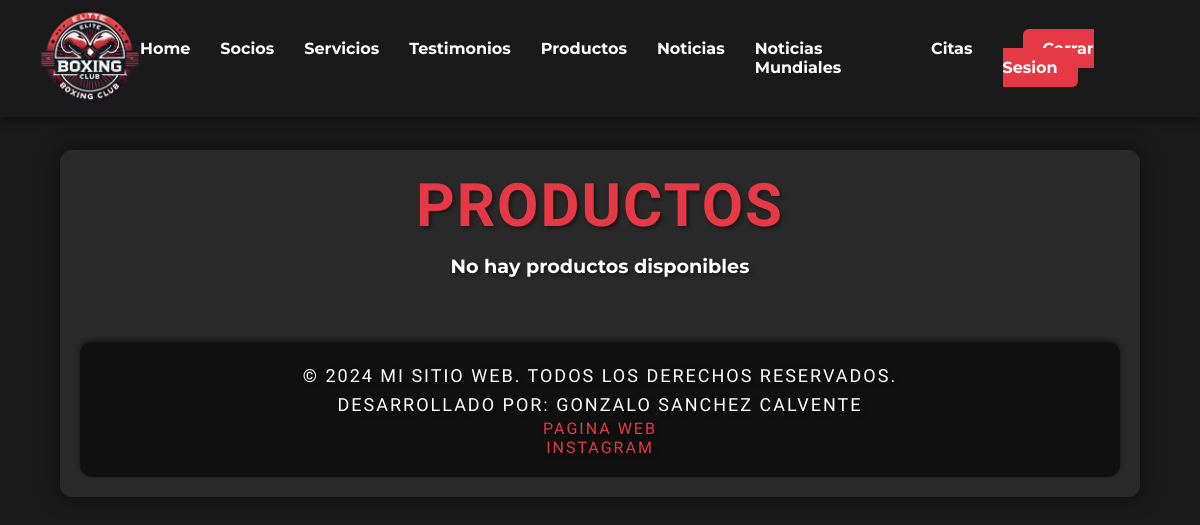
The app's page /productos.php (signed in), older data.
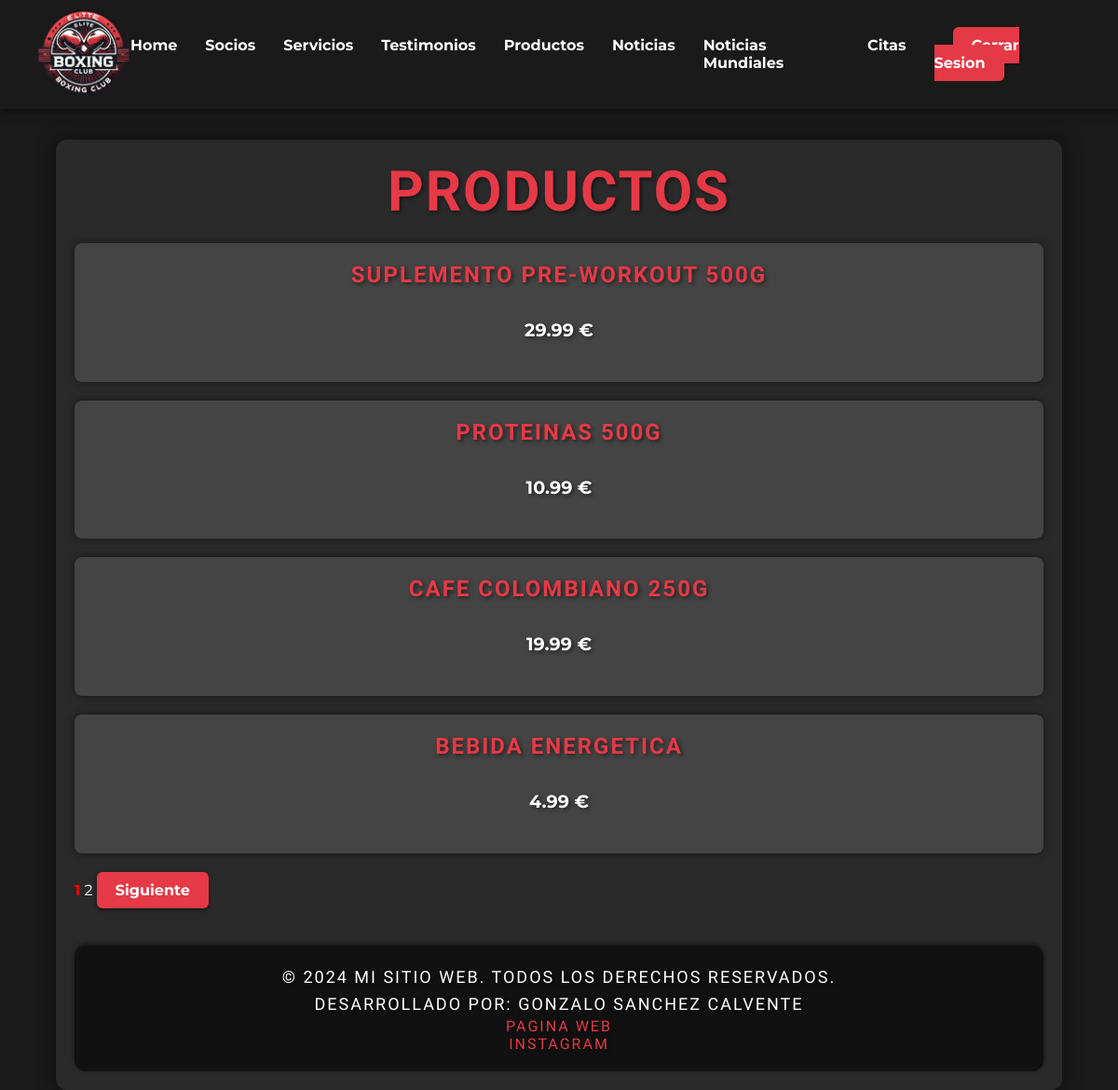
The same page, newer data.
### tables this page shows
CREATE TABLE productos (
    id INT AUTO_INCREMENT PRIMARY KEY,
    nombre VARCHAR(255) NOT NULL,
    precio DECIMAL(10, 2) NOT NULL
);

### src/php/mostrarProductos.php (the view, shortened to what this page needs)
<?php
require_once("conexion.php");
$productosPorPagina = 4;
$paginaActual = isset($_GET['pagina']) ? (int) $_GET['pagina'] : 1;
$offset = ($paginaActual - 1) * $productosPorPagina;
$totalProductosConsulta = "SELECT COUNT(*) as total FROM productos";
$totalProductosResultado = $conexion->query($totalProductosConsulta);
$totalProductos = $totalProductosResultado->fetch_assoc()['total'];
$totalPaginas = ceil($totalProductos / $productosPorPagina);
$consulta = "SELECT * FROM productos  ORDER BY nombre DESC LIMIT $offset, $productosPorPagina";
$productos = $conexion->query($consulta);
if ($productos->num_rows > 0) {
    while ($producto = $productos->fetch_assoc()) {
        echo "<article>";
        echo "<h2>" . $producto["nombre"] . "</h2>";
        echo "<p>" . $producto["precio"] . " €</p>";
        echo "</article>";
    }
} else {
    echo "<p>No hay productos disponibles</p>";
}
echo "<div class='paginacion'>";
for ($i = 1; $i <= $totalPaginas; $i++) {
    if ($i == $paginaActual) {
        echo "<strong style='color: red;'>$i</strong> ";
    } else {
        echo "<a href='?pagina=$i' style='color: white; text-decoration: none;'>$i</a> ";
    }
}
if ($paginaActual < $totalPaginas) {
    echo "<a href='?pagina=" . ($paginaActual + 1) . "' class='boton'>Siguiente</a>";
}
echo "</div>";
?>

### productos.php (shortened to what this page needs)
<!DOCTYPE html>
<html lang="en">
<head>
    <link rel="stylesheet" href="./styles/style.css">
</head>
<body>
    <div class="container">
        <?php include './src/html/menu.php'; ?>
        <section class="productos">
            <h1>Productos</h1>
            <?php include './src/php/mostrarProductos.php'; ?>
        </section>
    </div>
</body>
</html>

### src/html/menu.php (shortened to what this page needs)
<!DOCTYPE html>
<html lang="en">
<head>
    <link rel="stylesheet" href="./styles/menu.css">
</head>
<body>
    <header class="header">
        <div class="logo">
            <a href="./index.php">
                <img src="./img/assets/logo.png" alt="Logo">
            </a>
        </div>
        <nav class="menu">
            <ul>
                <li><a href="./index.php">Home</a></li><?php
                if (isset($_SESSION['loggedin']) && $_SESSION['rol'] === 'admin') {
                    echo "<li><a href='./socios.php'>Socios</a></li>";
                }
                ?>
                <li><a href="./servicios.php">Servicios</a></li>
                <li><a href="./testimonios.php">Testimonios</a></li>
                <li><a href="./productos.php">Productos</a></li>
                <li><a href="./noticias.php">Noticias</a></li>
                <li><a href="./noticiasMundiales.php">Noticias Mundiales</a></li>
                <li><a href="./citas.php">Citas</a></li>
                <?php if (isset($_SESSION['loggedin'])): ?>
                    <li><a class="logout" href="./logout.php">Cerrar Sesion</a></li>
                <?php endif; ?>
            </ul>
        </nav>
    </header>
</body>
</html>

### styles/style.css (style rules this page uses)
:root { --color-fondo: #1a1a1a; --color-texto: #ffffff; --color-primario: #e63946; --color-secundario: #ff1c1c; --color-fondo-seccion: #2a2a2a; --color-hover: #ff4d4d; --color-sombra: rgba(0, 0, 0, 0.5); --color-footer: #111; --color-enlace-footer: #e63946; }
* { margin: 0; padding: 0; box-sizing: border-box; }
body { font-family: 'Montserrat', sans-serif; color: var(--color-texto); background-color: var(--color-fondo); display: flex; flex-direction: column; align-items: center; min-height: 100vh; }
p { color: var(--color-texto); font-size: 18px; line-height: 1.60; margin-bottom: 20px; text-align: justify; text-shadow: 2px 2px 4px var(--color-sombra); }
h1 { font-size: 60px; }
h2 { font-size: 30px; }
h1, h2, h3, h4, h5, h6 { color: var(--color-primario) !important; font-weight: bold; margin-bottom: 10px; text-align: center; font-family: 'Oswald', sans-serif; text-transform: uppercase; letter-spacing: 2px; text-shadow: 2px 2px 4px var(--color-sombra); }
.container { display: grid; grid-template-columns: 1fr; gap: 20px; width: 90%; max-width: 1200px; margin-top: 150px; padding: 20px; background-color: var(--color-fondo-seccion); border-radius: 12px; box-shadow: 0px 0px 20px var(--color-sombra); transition: box-shadow 0.3s ease; }
.productos h2 { text-align: center; margin-bottom: 20px; font-size: 1.5rem; font-weight: bold; }
.productos article { display: flex; flex-direction: column; align-items: center; gap: 10px; padding: 20px; margin: 20px 0; background-color: #444; border-radius: 8px; box-shadow: 0px 0px 10px var(--color-sombra); transition: transform 0.3s ease; }
.productos p { text-align: center; margin-bottom: 20px; font-size: 1.2rem; font-weight: bold; }
.boton { background-color: var(--color-primario); color: var(--color-texto); border: none; padding: 10px 20px; border-radius: 6px; cursor: pointer; transition: background-color 0.3s ease, transform 0.2s; text-decoration: none; font-weight: bold; display: inline-block; box-shadow: 0px 2px 4px var(--color-sombra); text-align: center; }

### styles/menu.css (style rules this page uses)
:root { --color-fondo: #1a1a1a; --color-texto: #ffffff; --color-primario: #e63946; --color-sombra: rgba(0, 0, 0, 0.5); }
.header { display: flex; justify-content: space-between; align-items: center; background-color: var(--color-fondo); padding: 10px 40px; position: fixed; top: 0; left: 0; right: 0; z-index: 1000; box-shadow: 0px 2px 10px var(--color-sombra); }
.logo img { width: 100px; height: auto; }
.menu { display: flex; gap: 20px; }
.menu ul { list-style: none; display: flex; gap: 30px; margin: 0; padding: 0; }
.menu li { position: relative; }
.menu a { text-decoration: none; color: var(--color-texto); font-weight: bold; transition: color 0.3s ease; }
.menu .logout { color: var(--color-texto); cursor: pointer; background-color: var(--color-primario); padding: 10px 20px; border-radius: 6px; text-decoration: none; font-weight: bold; transition: color 0.3s ease; margin-left: 20px; }

### styles/footer.css (style rules this page uses)
:root { --color-fondo: #1a1a1a; --color-texto: #ffffff; --color-primario: #e63946; --color-secundario: #ff1c1c; --color-fondo-seccion: #2a2a2a; --color-hover: #ff4d4d; --color-sombra: rgba(0, 0, 0, 0.5); --color-footer: #111; --color-enlace-footer: #e63946; }
footer { display: flex; flex-direction: column; background-color: var(--color-footer); padding: 20px; text-align: center; justify-content: center; align-items: center; color: var(--color-texto); font-family: 'Oswald', sans-serif; text-transform: uppercase; letter-spacing: 2px; text-shadow: 2px 2px 4px var(--color-sombra); margin-top: 20px; border-radius: 12px; box-shadow: 0px -2px 5px var(--color-sombra); }
footer a { color: var(--color-enlace-footer); text-decoration: none; transition: color 0.3s ease; }
footer p { margin: 0; }

Row changes from the older to the newer data that the page shows:
added productos: nombre "SUPLEMENTO PRE-WORKOUT 500G", precio "29.99"
added productos: nombre "PROTEINAS 500G", precio "10.99"
added productos: nombre "CAFE COLOMBIANO 250G", precio "19.99"
added productos: nombre "BEBIDA ENERGETICA", precio "4.99"
Text that changed along with them:
new list line: "1"
new list line: "2"
text no longer shown: "No hay productos disponibles"
text now shown: "Siguiente"
